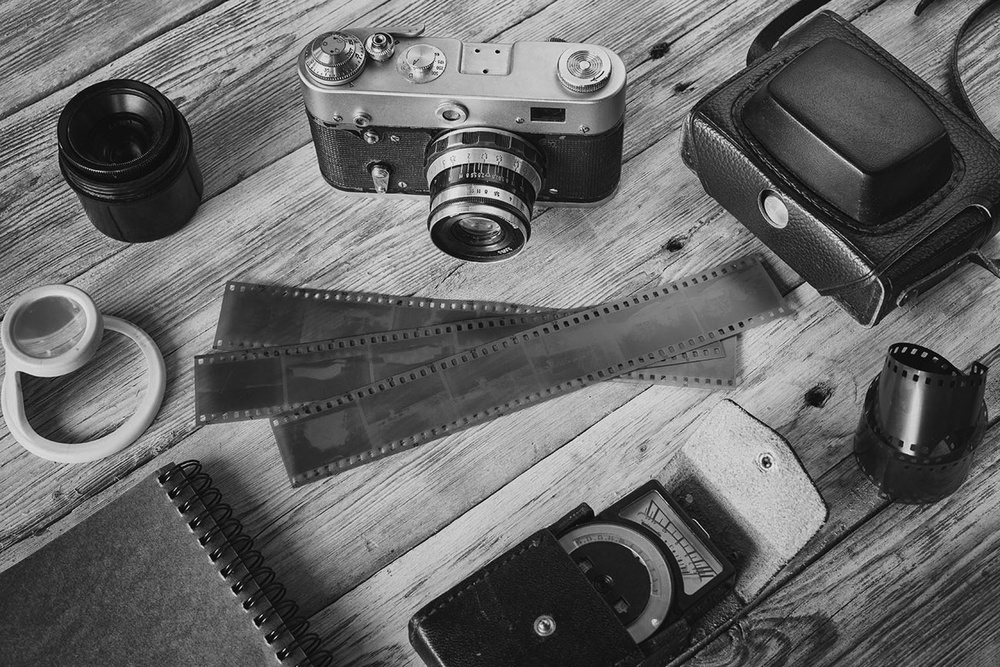
#> input picture session3/sample.jpg, 1000 x 667 px, shrunk from 1300 x 867 before the run, found by its file name
$ python Piecewise_Linear_Transformation_Functions.py
#> lines starting #> are read from the running program, lines starting #| are printed output that depends on the picture
import cv2
import numpy as np

# Function to map each intensity level to output intensity level.
def pixelVal(pix, r1, s1, r2, s2):
	if (0 <= pix and pix <= r1):
		return (s1 / r1)*pix
	elif (r1 < pix and pix <= r2):
		return ((s2 - s1)/(r2 - r1)) * (pix - r1) + s1
	else:
		return ((255 - s2)/(255 - r2)) * (pix - r2) + s2

# Open the image.
img = cv2.imread("D:\Python_CV\session3\sample.jpg")
#> img is the input picture: shape (667, 1000, 3); min 0, max 249, mean 103.4
img_gray = cv2.cvtColor(img ,cv2.COLOR_BGR2GRAY)
# [5 lines of commented-out code are left out]

r1 = 100
s1 = 3
r2 = 160
s2 = 255

# Vectorize the function to apply it to each value in the Numpy array.
pixelVal_vec = np.vectorize(pixelVal)

# Apply contrast stretching.
contrast_stretched = pixelVal_vec(img_gray, r1, s1, r2, s2)
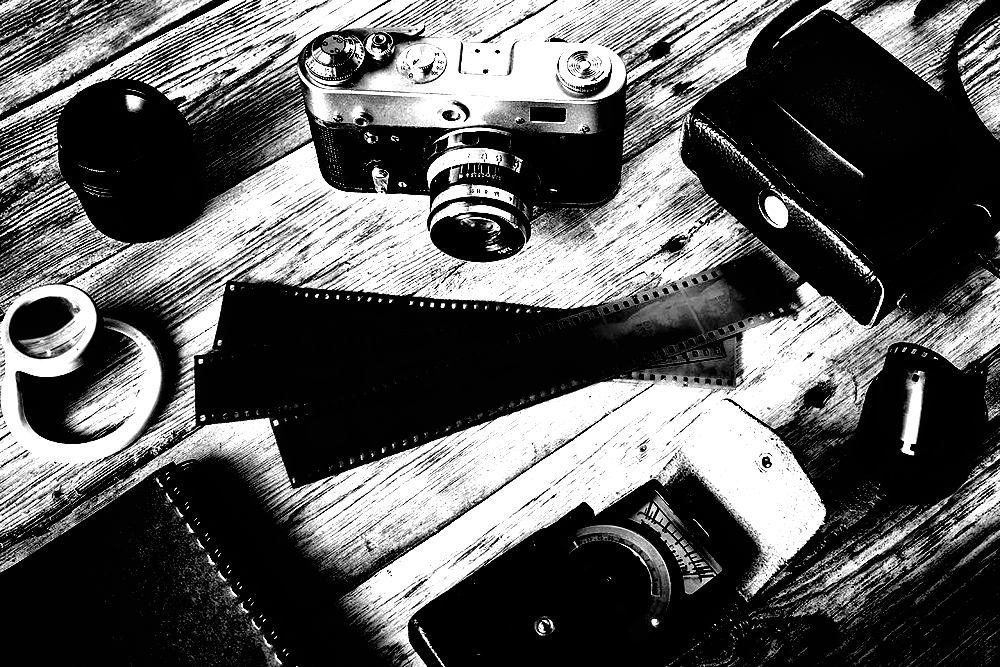
#> contrast_stretched: shape (667, 1000) float64; min 0, max 255, mean 92.5

# Save edited image.
cv2.imwrite('contrast_stretch.jpg', contrast_stretched)
cv2.imshow("Original Image",img)
cv2.imshow('contrast_stretch.jpg', contrast_stretched)
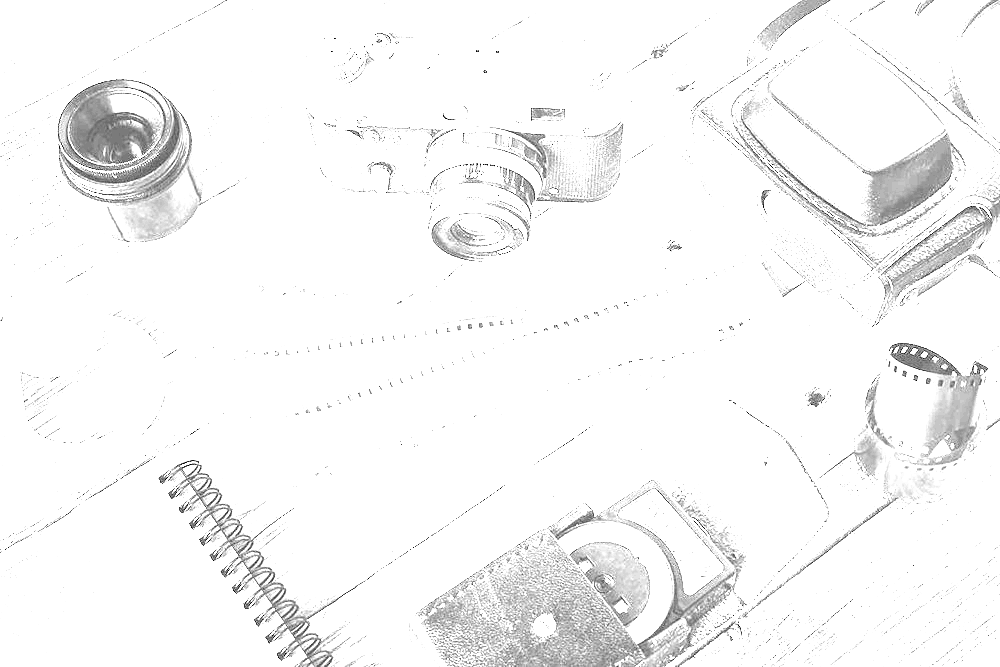
#> window 'contrast_stretch.jpg': shape (667, 1000); min 0, max 255, mean 246.4
cv2.waitKey()
